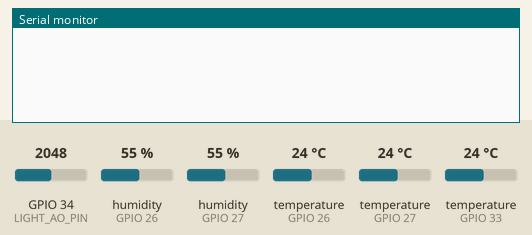
This sketch was run on a simulated ESP32. On the bench: the last lines printed to the serial monitor. The test bench sets the inputs (shaded band); at power-on: humidity (sensors on GPIO 26, GPIO 27) 55 %, temperature (sensors on GPIO 33, GPIO 26, GPIO 27) 24 °C, GPIO 34 (LIGHT_AO_PIN) = 2048. WiFi joins after 1.5 s; servers stay silent unless stated.

Above: at 3.0 s.
3.1 s: humidity (sensor on GPIO 26) set to 22 %
At 5.6 s:
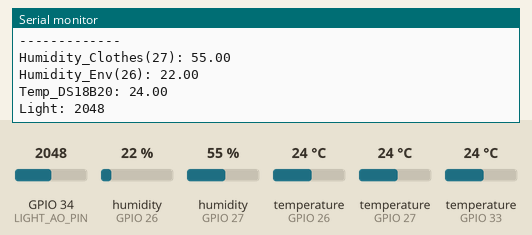
6.1 s: humidity (sensor on GPIO 27) set to 22 %
7.6 s: temperature (sensor on GPIO 33) set to 12 °C
At 9.0 s:
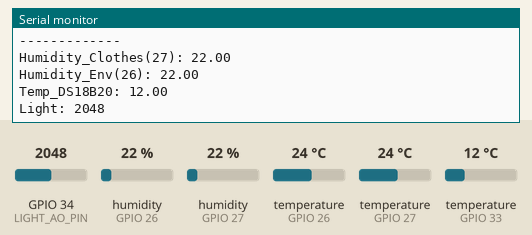
9.1 s: GPIO 34 (LIGHT_AO_PIN) set to 2866
10.6 s: humidity (sensor on GPIO 26) set to 40 %
At 11.8 s:
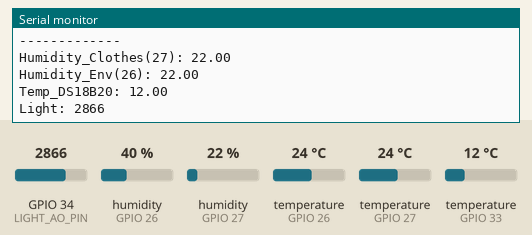
12.1 s: humidity (sensor on GPIO 27) set to 40 %
At 14.1 s:
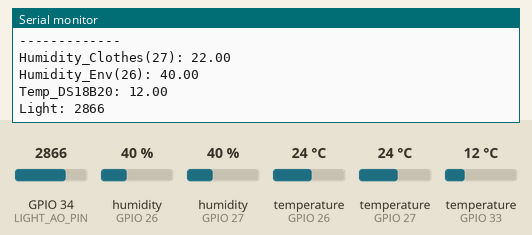

Measured:
- after the input at 3.1 s, the serial monitor: prints a new line after 1.5 s (image 1)
- after the input at 7.6 s, the serial monitor: prints a new line after 1.0 s (image 2)

The sketch:

blynkWithSensors.ino
```cpp
#define BLYNK_TEMPLATE_ID   "TEMPLATE ID HERE"
#define BLYNK_TEMPLATE_NAME "TEMPLATE NAME HERE"
#define BLYNK_AUTH_TOKEN    "BLYNK AUTH TOKEN HERE"
#include <WiFi.h>
#include <WiFiClient.h>
#include <BlynkSimpleEsp32.h>
#include <OneWire.h>
#include <DallasTemperature.h>
#include "DHT.h"


#define BLYNK_PRINT Serial
#define DHTTYPE  DHT11
#define DHTPIN1  27
#define DHTPIN2  26
#define LIGHT_AO_PIN 34
#define ONE_WIRE_BUS 33


BlynkTimer timer;
DHT dht1(DHTPIN1, DHTTYPE);
DHT dht2(DHTPIN2, DHTTYPE);
OneWire oneWire(ONE_WIRE_BUS);
DallasTemperature ds18b20(&oneWire);
char ssid[] = "WIFI NAME HERE";
char pass[] = "WIFI PASS HERE";


void sendSensor() {
  // ---- DHT11 ----
  float h1 = dht1.readHumidity();
  float h2 = dht2.readHumidity();

  if (isnan(h1)) Serial.println("DHT11-1 read error");
  if (isnan(h2)) Serial.println("DHT11-2 read error");

  // ---- DS18B20 ----
  ds18b20.requestTemperatures();
  float t_ds = ds18b20.getTempCByIndex(0);

  // ---- Light (Analog RAW 0-4095) ----
  int lightRaw = analogRead(LIGHT_AO_PIN);

  // ---- Debug Serial ----
  Serial.println("-------------");
  Serial.print("Humidity_Clothes(27): "); Serial.println(h1);
  Serial.print("Humidity_Env(26): "); Serial.println(h2);
  Serial.print("Temp_DS18B20: "); Serial.println(t_ds);
  Serial.print("Light: "); Serial.println(lightRaw, DEC);

  // ---- ส่งไป Blynk ----
  Blynk.virtualWrite(V0, t_ds);     // Temperature KY001
  Blynk.virtualWrite(V1, h1);       // Humidity 1
  Blynk.virtualWrite(V2, h2);       // Humidity 2
  Blynk.virtualWrite(V3, lightRaw); // Light RAW
}

void setup() {
  Serial.begin(115200);

  dht1.begin();
  dht2.begin();
  ds18b20.begin();

  analogSetPinAttenuation(LIGHT_AO_PIN, ADC_11db);

  Blynk.begin(BLYNK_AUTH_TOKEN, ssid, pass);

  timer.setInterval(2000L, sendSensor);
}

void loop() {
  Blynk.run();
  timer.run();
}
```
